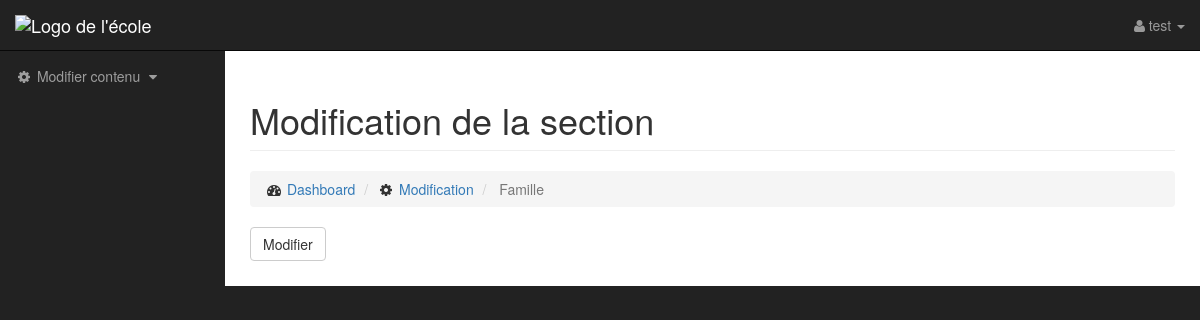
The app's page /index.php?update=famille (signed in), older data.
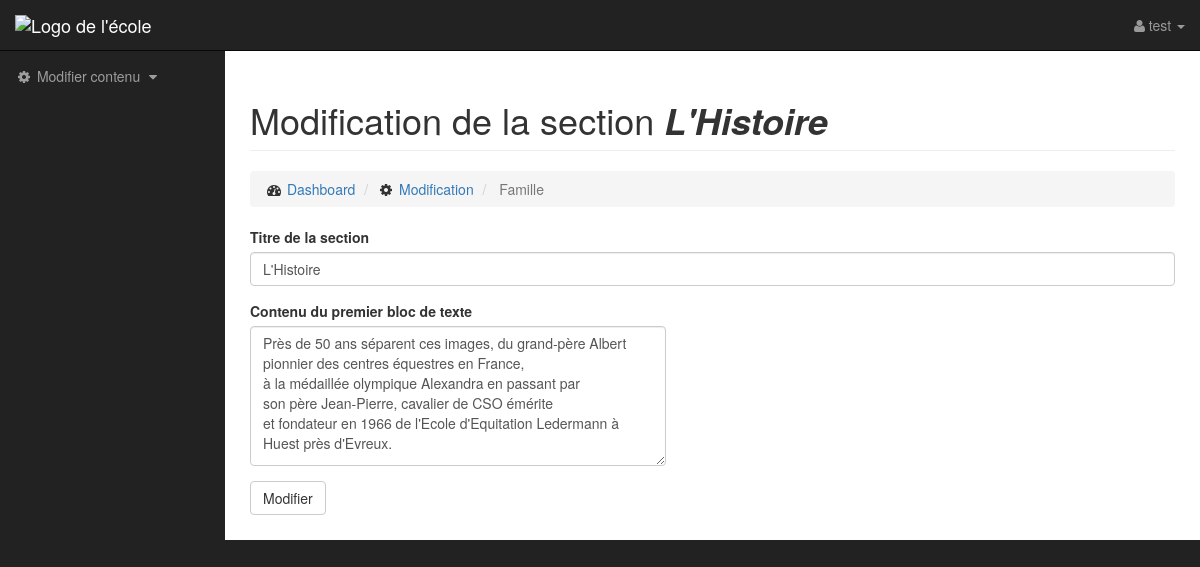
The same page, newer data.
### tables this page shows
CREATE TABLE `content_famille` (
  `title` varchar(255) NOT NULL,
  `txt_block_1` text NOT NULL
);

### inc/User.php (called while the page is built, shortened)
<?php
class User
{
	public static function isLogged()
	{
		return (isset($_SESSION['admin'])) ? true : false;
	}
}
?>

### models/AppModel.php (called while the page is built, shortened)
<?php
class AppModel
{
	public function getContent()
	{
		global $bdd;
		$currentPage = 'content_'.strtolower(get_called_class());
		$sql = "SELECT * FROM $currentPage";
		return $bdd->query($sql)->fetchAll()[0];
	}
	public static function getTitle()
	{
		global $bdd;
		$table = 'content_'.strtolower(get_called_class());
		$sql = "SELECT title FROM $table";
		return $bdd->query($sql)->fetch()->title;
	}
}
?>

### controllers/AppController.php (called while the page is built, shortened)
<?php
class AppController
{
	public function setUnsetField($field)
	{
		return $this;
	}
}
?>

### view/update.php (the view, shortened to what this page needs)
<?php
$page = $model;
$page->contenu = $page->getContent();
?>
<div id="page-wrapper">
	<div class="container-fluid">
		<div class="row">
			<div class="col-lg-12">
				<h1 class="page-header">Modification de la section
					<span class="txt_special"><?= $page->getTitle(); ?></span>
				</h1>
				<ol class="breadcrumb">
					<li><i class="fa fa-dashboard fa-fw"></i> <a href="./">Dashboard</a></li>
					<li><i class="fa fa-cog fa-fw"></i> <a href="./">Modification</a></li>
					<li class="active">
						<?= ucfirst($_GET['update']); ?>
					</li>
				</ol>
			</div>
		</div>
        <form method="post" action="" class="updateForm">
            <?php foreach ($page->contenu as $k => $v) : ?>
				<?php if ($k === 'title') : ?>
				<div class="form-group">
					<label for="<?= $k ?>"><?= $controller->nameField[$k]; ?></label>
					<input name="<?= $k ?>" class="form-control" value="<?= $v ?>" />
				</div>
				<?php else: ?>
				<div class="form-group textarea-group">
					<label for="<?= $k ?>"><?= $controller->nameField[$k]; ?></label>
					<textarea name="<?= $k ?>" class="form-control"><?= $v ?></textarea>
				</div>
				<?php endif; ?>
            <?php endforeach; ?>
			<div class="form-group">
				<button type="submit" class="btn btn-default" name="updateForm">Modifier</button>
			</div>
        </form>
	</div>
</div>

### templates/header.php (shortened to what this page needs)
<!DOCTYPE html>
<html lang="fr">
<head>
	<link href="css/bootstrap.min.css" rel="stylesheet">
	<link href="css/sb-admin.css" rel="stylesheet">
	<link href="css/plugins/morris.css" rel="stylesheet">
	<link href="font-awesome/css/font-awesome.min.css" rel="stylesheet" type="text/css">
</head>
<body>
	<?php if (User::isLogged()) : ?>
	<div id="wrapper">
		<nav class="navbar navbar-inverse navbar-fixed-top" role="navigation">
			<div class="navbar-header">
				<a class="navbar-brand" href="./">
					<img src="../Public/img/logo.png" id="logo" alt="Logo de l'école"/>
				</a>
			</div>
			<ul class="nav navbar-right top-nav">
				<li class="dropdown">
					<a href="#" class="dropdown-toggle" data-toggle="dropdown">
						<i class="fa fa-user"></i>
						<?= $_SESSION['admin']['username']; ?>
						<b class="caret"></b></a>
				</li>
			</ul>
			<div class="collapse navbar-collapse navbar-ex1-collapse">
				<ul class="nav navbar-nav side-nav">
                    <li>
                        <a data-toggle="collapse" data-target="#content">
                            <i class="fa fa-fw fa-cog"></i> Modifier contenu <i class="fa fa-fw fa-caret-down"></i>
                        </a>
                    </li>
				</ul>
			</div>
		</nav>
	<?php endif;  ?>

### index.php (shortened to what this page needs)
<?php
require_once INC.DS.'sql.php';
require_once MODEL.DS.'AppModel.php';
include TEMPLATES.DS.'header.php';
if (count($_GET) > 0)
{
    if (isset($_GET['action']))
    {
    	if (file_exists('./'.$_GET['action'].'.php'))
    		include './'.$_GET['action'].'.php';
    	else
    		include './404.php';
    }
    else if (isset($_GET['update']))
        include 'update.php';
}
else
	include VIEW.DS.'index.php';
include TEMPLATES.DS.'footer.php';
?>

### update.php (shortened to what this page needs)
<?php
if (isset($_GET['update']) && !empty($_GET['update']))
{
	$toUpdate = ucfirst($_GET['update']);
	if (file_exists(CONTROLLER.DS.$toUpdate.'Controller.php') && file_exists(MODEL.DS.$toUpdate.'.php'))
	{
		$model = new $modelName();
		$controller = new $controllerName($model);
		include VIEW.DS.'update.php';
	}
	else
		header('Location: index.php');
}
else
	header('Location: index.php');
?>

### templates/footer.php (shortened to what this page needs)
	</div>
</body>
</html>

### css/sb-admin.css (style rules this page uses)
body { margin-top: 100px; background-color: #222; }
@media (min-width:768px) { body { margin-top: 50px; } }
#wrapper { padding-left: 0; }
#page-wrapper { width: 100%; padding: 0; background-color: #fff; }
@media (min-width:768px) { #wrapper { padding-left: 225px; } }
@media (min-width:768px) { #page-wrapper { padding: 10px; } }
.top-nav { padding: 0 15px; }
.top-nav>li { display: inline-block; float: left; }
.top-nav>li>a { padding-top: 15px; padding-bottom: 15px; line-height: 20px; color: #999; }
@media (min-width:768px) { .side-nav { position: fixed; top: 51px; left: 225px; width: 225px; margin-left: -225px; border: none; border-radius: 0; overflow-y: auto; background-color: #222; bottom: 0; overflow-x: hidden; padding-bottom: 40px; } }
@media (min-width:768px) { .side-nav>li>a { width: 225px; } }
#logo { height: 30px; }
textarea.form-control { height: 10em; }
div.textarea-group { display: inline-block; width: 45%; }
.txt_special { font-weight: bold; font-style: italic; }

Row changes from the older to the newer data that the page shows:
added content_famille: title "L'Histoire"
Text that changed along with them:
new list line: "Titre de la section L'Histoire"
new list line: "Contenu du premier bloc de texte Près de 50 ans séparent ces images, du grand-père Albert pionnier des centres équestres en France, à la médaillée olympique Alexandra en passant par son père Jean-Pierre, cavalier de CSO émérite et fondateur en 1966 de l'Ecole d'Equitation Ledermann à Huest près d'Evreux."
